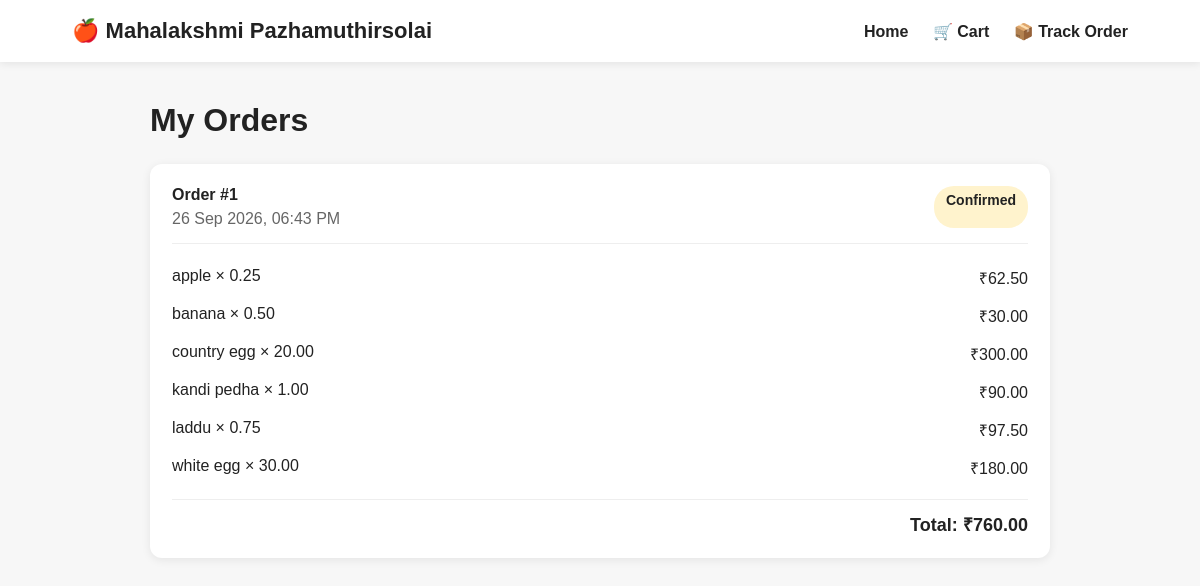
The app's page /my-orders/ (signed in) with its own data.
### orders/models.py (models this page shows, shortened)
class Order(models.Model):
    DELIVERY_CHOICES = [
        ("delivery", "Home Delivery"),
        ("pickup", "Shop Pickup"),
    ]
    PAYMENT_CHOICES = [
        ("cod", "Cash on Delivery"),
        ("online", "Online Payment"),
    ]
    STATUS_CHOICES = [
        ("pending", "Pending"),
        ("confirmed", "Confirmed"),
        ("preparing", "Preparing"),
        ("out_for_delivery", "Out for Delivery"),
        ("ready_pickup", "Ready for Pickup"),
        ("delivered", "Delivered"),
        ("cancelled", "Cancelled"),
    ]
    user = models.ForeignKey(
    User,
    on_delete=models.SET_NULL,
    null=True,
    blank=True,
    related_name="orders"
)
    customer_name = models.CharField(max_length=150)
    mobile = models.CharField(max_length=15)
    email = models.EmailField(blank=True)
    address = models.TextField(blank=True)
    city = models.CharField(max_length=100, blank=True)
    pincode = models.CharField(max_length=10, blank=True)
    delivery_type = models.CharField(
        max_length=20,
        choices=DELIVERY_CHOICES,
        default="delivery"
    )
    payment_method = models.CharField(
        max_length=20,
        choices=PAYMENT_CHOICES,
        default="cod"
    )
    payment_status = models.CharField(
        max_length=20,
        default="pending"
    )
    order_status = models.CharField(
        max_length=30,
        choices=STATUS_CHOICES,
        default="pending"
    )
    subtotal = models.DecimalField(
        max_digits=10,
        decimal_places=2
    )
    delivery_charge = models.DecimalField(
        max_digits=10,
        decimal_places=2,
        default=0
    )
    total_amount = models.DecimalField(
        max_digits=10,
        decimal_places=2
    )
    created_at = models.DateTimeField(
        auto_now_add=True
    )
    updated_at = models.DateTimeField(
        auto_now=True
    )

class OrderItem(models.Model):
    order = models.ForeignKey(
        Order,
        on_delete=models.CASCADE,
        related_name="items"
    )
    product = models.ForeignKey(
        "products.Product",
        on_delete=models.PROTECT
    )
    quantity = models.DecimalField(
        max_digits=10,
        decimal_places=2
    )
    price = models.DecimalField(
        max_digits=10,
        decimal_places=2
    )
    total = models.DecimalField(
        max_digits=10,
        decimal_places=2
    )

### products/models.py (models this page shows, shortened)
class Product(models.Model):
    PRODUCT_TYPE_CHOICES = [
        ("fruits", "🍎 Fruits"),
        ("eggs", "🥚 Eggs"),
        ("snacks", "🍘 Snacks"),
    ]
    UNIT_CHOICES = [
        ("piece", "Piece"),
        ("weight", "Weight"),
        ("custom", "Custom Quantity"),
    ]
    STOCK_UNIT_CHOICES = [
        ("piece", "Pieces"),
        ("g", "Grams (g)"),
        ("kg", "Kilograms (kg)"),
    ]
    product_type = models.CharField(
        max_length=20,
        choices=PRODUCT_TYPE_CHOICES,
        default="fruits"
    )
    category = models.ForeignKey(
        Category,
        on_delete=models.CASCADE,
        related_name="products"
    )
    name = models.CharField(max_length=150)
    image = models.ImageField(
        upload_to="products/",
        blank=True,
        null=True
    )
    description = models.TextField(blank=True)
    unit_type = models.CharField(
        max_length=20,
        choices=UNIT_CHOICES,
        default="piece"
    )
    price = models.DecimalField(
        max_digits=10,
        decimal_places=2
    )
    stock = models.DecimalField(
        max_digits=10,
        decimal_places=2,
        default=0
    )
    stock_unit = models.CharField(
        max_length=10,
        choices=STOCK_UNIT_CHOICES,
        default="piece"
    )
    is_available = models.BooleanField(default=True)
    created_at = models.DateTimeField(auto_now_add=True)
    updated_at = models.DateTimeField(auto_now=True)
    class Meta:
        ordering = ["name"]

### products/views.py (the view)
def my_orders(request):
    if not request.user.is_authenticated:
        return redirect("login")
    orders = Order.objects.filter(
        user=request.user
    ).prefetch_related(
        "items"
    ).order_by(
        "-created_at"
    )
    return render(
        request,
        "products/my_orders.html",
        {
            "orders": orders,
        }
    )

### templates/products/my_orders.html (shortened to what this page needs)
<!DOCTYPE html>
<html lang="en">
<head>
</head>
<body>
<header>
    <div class="logo">
        🍎 Mahalakshmi Pazhamuthirsolai
    </div>
    <nav>
        <a href="/">Home</a>
        <a href="/cart/">🛒 Cart</a>
        <a href="/track-order/">📦 Track Order</a>
    </nav>
</header>
<div class="container">
    <h1>
        My Orders
    </h1>
    {% if orders %}
        {% for order in orders %}
            <div class="order-card">
                <div class="order-header">
                    <div>
                        <strong>
                            Order #{{ order.id }}
                        </strong>
                        <p style="margin-top: 6px; color: #666;">
                            {{ order.created_at|date:"d M Y, h:i A" }}
                        </p>
                    </div>
                    <div class="status">
                        {{ order.get_order_status_display }}
                    </div>
                </div>
                <div class="items">
                    {% for item in order.items.all %}
                        <div class="item">
                            <span>
                                {{ item.product.name }}
                                × {{ item.quantity }}
                            </span>
                            <span>
                                ₹{{ item.total|floatformat:2 }}
                            </span>
                        </div>
                    {% endfor %}
                </div>
                <div class="total">
                    Total: ₹{{ order.total_amount|floatformat:2 }}
                </div>
            </div>
        {% endfor %}
    {% endif %}
</div>
</body>
</html>

### templates/products/my_orders.html (style rules this page uses)
* { box-sizing: border-box; margin: 0; padding: 0; }
body { font-family: Arial, sans-serif; background: #f7f7f7; color: #222; }
header { background: white; padding: 18px 6%; display: flex; justify-content: space-between; align-items: center; box-shadow: 0 2px 8px rgba(0,0,0,0.08); }
.logo { font-size: 22px; font-weight: bold; }
nav a { text-decoration: none; color: #222; margin-left: 20px; font-weight: 600; }
.container { width: 90%; max-width: 900px; margin: 40px auto; }
h1 { margin-bottom: 25px; }
.order-card { background: white; padding: 22px; margin-bottom: 20px; border-radius: 12px; box-shadow: 0 2px 10px rgba(0,0,0,0.08); }
.order-header { display: flex; justify-content: space-between; gap: 15px; margin-bottom: 15px; }
.status { padding: 6px 12px; border-radius: 20px; background: #fff3cd; font-size: 14px; font-weight: bold; }
.items { border-top: 1px solid #eee; padding-top: 15px; }
.item { display: flex; justify-content: space-between; padding: 8px 0; }
.total { border-top: 1px solid #eee; margin-top: 12px; padding-top: 12px; font-size: 18px; font-weight: bold; text-align: right; }

### records on screen
Order: id "1", created_at "26 Sep 2026, 06:43 PM", order_status "Confirmed", total_amount "760.00"
OrderItem: product.name "apple", quantity "0.25", total "62.50"
OrderItem: product.name "banana", quantity "0.50", total "30.00"
OrderItem: product.name "country egg", quantity "20.00", total "300.00"
OrderItem: product.name "kandi pedha", quantity "1.00", total "90.00"
OrderItem: product.name "laddu", quantity "0.75", total "97.50"
OrderItem: product.name "white egg", quantity "30.00", total "180.00"
